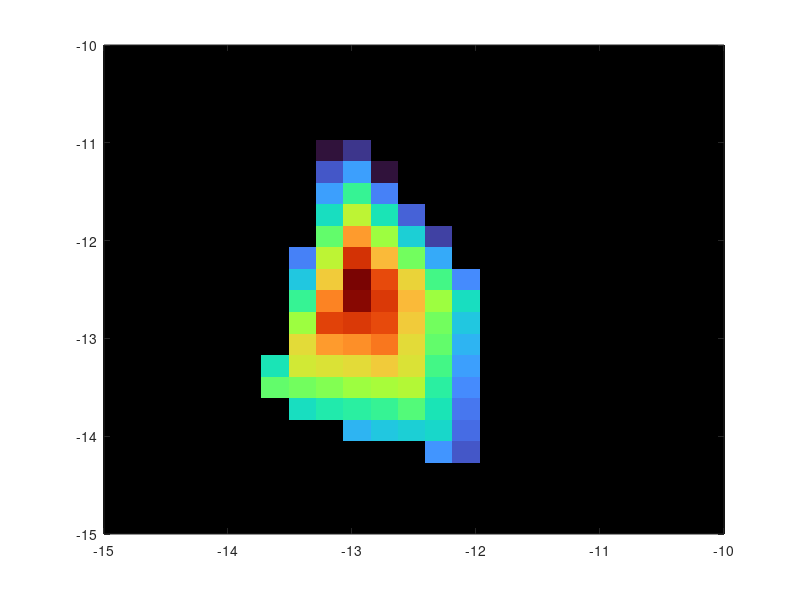

Here is the MATLAB script that generated this plot:
load Feldmann_Christmas2022.mat

Z_index = Feldmann_Christmas2022.Figure3B.Z_index(3); % Z coord set to -6.5 mm
X_axis = Feldmann_Christmas2022.Figure3B.x;
Y_axis = Feldmann_Christmas2022.Figure3B.y;

figure
imagesc(X_axis, Y_axis ,...
    Feldmann_Christmas2022.Figure3B.heatmap.img(:,:,Z_index)');
xlim([-15 -10])
ylim([-15 -10])
axis xy
colormap('turbo')